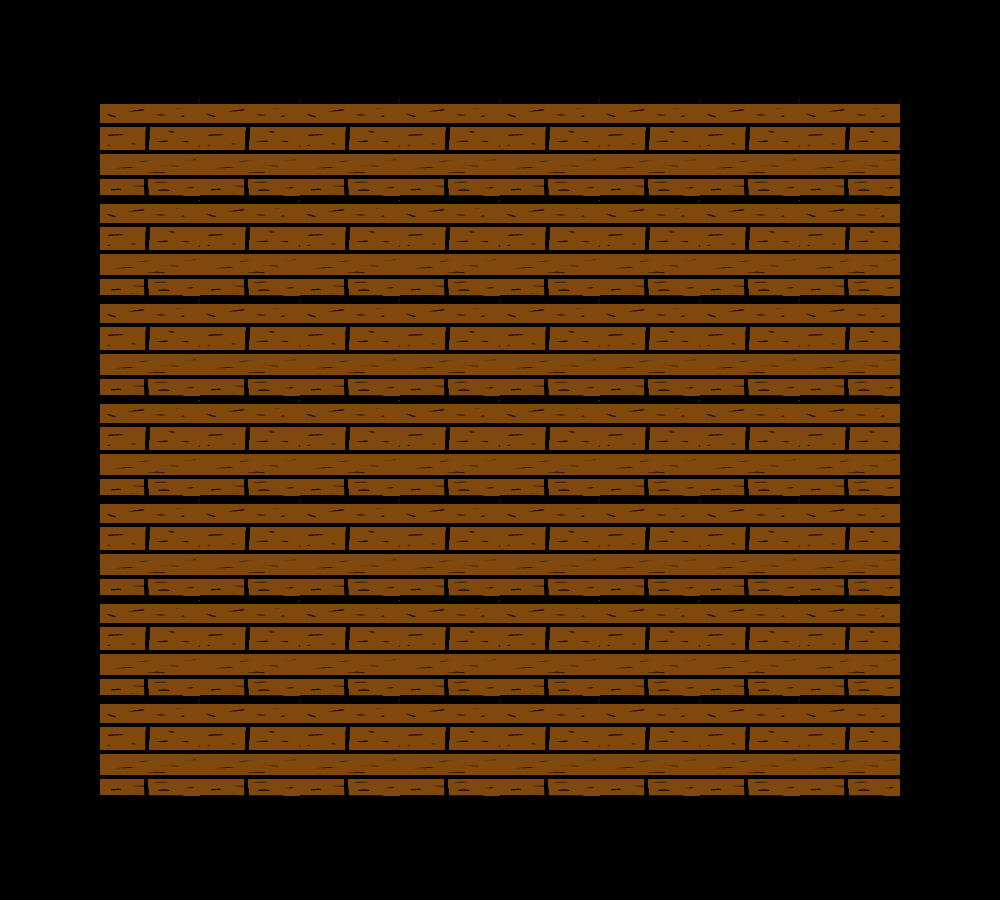

The image is a tile-based game level rendered from a .tmx file. Its description and complete source (layers, tilesets, objects, tile grids) follow:
An orthogonal 10x9 tile map with 100x100 px tiles, 1 tile layer (floor), 2 tilesets and 1 object.

<map version="1.10" tiledversion="1.11.2" orientation="orthogonal" renderorder="right-down" width="10" height="9" tilewidth="100" tileheight="100" infinite="0" nextlayerid="4" nextobjectid="2">
 <tileset firstgid="1" source="../tilesets/tiles.tsx" />
 <tileset firstgid="17" source="../tilesets/3x2.tsx" />
 <layer id="1" name="floor" width="10" height="9">
  <data encoding="csv">
0,0,0,0,0,0,0,0,0,0,
0,1,1,1,1,1,1,1,1,0,
0,1,1,1,1,1,1,1,1,0,
0,1,1,1,1,1,1,1,1,0,
0,1,1,1,1,1,1,1,1,0,
0,1,1,1,1,1,1,1,1,0,
0,1,1,1,1,1,1,1,1,0,
0,1,1,1,1,1,1,1,1,0,
0,0,0,0,0,0,0,0,0,0
</data>
 </layer>
 <imagelayer id="2" name="wall" />
 <objectgroup id="3" name="object">
  <object id="1" gid="17" x="103.114" y="784.13" width="300" height="200" />
 </objectgroup>
</map>